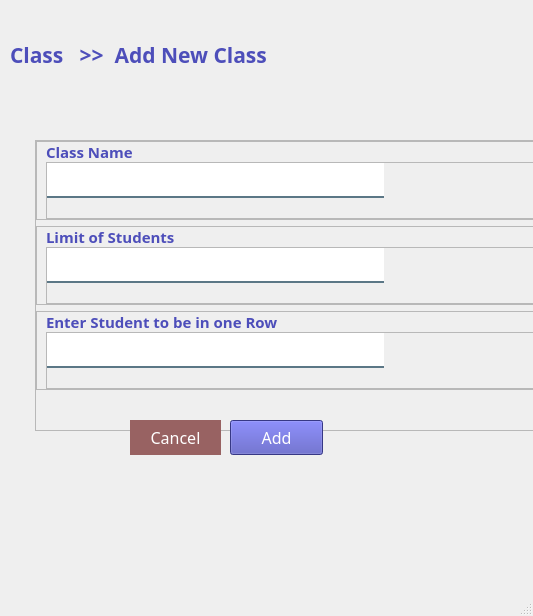
<?xml version="1.0" encoding="UTF-8"?>
<ui version="4.0">
 <class>MainWindow</class>
 <widget class="QMainWindow" name="MainWindow">
  <property name="geometry">
   <rect>
    <x>0</x>
    <y>0</y>
    <width>533</width>
    <height>616</height>
   </rect>
  </property>
  <property name="windowTitle">
   <string>MainWindow</string>
  </property>
  <property name="styleSheet">
   <string notr="true"/>
  </property>
  <widget class="QWidget" name="centralwidget">
   <widget class="QLabel" name="label_65">
    <property name="geometry">
     <rect>
      <x>10</x>
      <y>30</y>
      <width>570</width>
      <height>50</height>
     </rect>
    </property>
    <property name="minimumSize">
     <size>
      <width>570</width>
      <height>50</height>
     </size>
    </property>
    <property name="maximumSize">
     <size>
      <width>570</width>
      <height>50</height>
     </size>
    </property>
    <property name="font">
     <font>
      <family>Century Gothic</family>
      <pointsize>16</pointsize>
      <weight>75</weight>
      <bold>true</bold>
     </font>
    </property>
    <property name="styleSheet">
     <string notr="true">color:#4d4eba</string>
    </property>
    <property name="text">
     <string>Class   &gt;&gt;  Add New Class</string>
    </property>
   </widget>
   <widget class="QFrame" name="frame_5">
    <property name="geometry">
     <rect>
      <x>35</x>
      <y>140</y>
      <width>861</width>
      <height>291</height>
     </rect>
    </property>
    <property name="frameShape">
     <enum>QFrame::StyledPanel</enum>
    </property>
    <property name="frameShadow">
     <enum>QFrame::Raised</enum>
    </property>
    <layout class="QVBoxLayout" name="verticalLayout_4">
     <property name="leftMargin">
      <number>0</number>
     </property>
     <property name="topMargin">
      <number>0</number>
     </property>
     <property name="rightMargin">
      <number>0</number>
     </property>
     <property name="bottomMargin">
      <number>40</number>
     </property>
     <item>
      <widget class="QFrame" name="frame_10">
       <property name="frameShape">
        <enum>QFrame::StyledPanel</enum>
       </property>
       <property name="frameShadow">
        <enum>QFrame::Raised</enum>
       </property>
       <layout class="QVBoxLayout" name="verticalLayout_7">
        <property name="spacing">
         <number>0</number>
        </property>
        <property name="topMargin">
         <number>0</number>
        </property>
        <property name="bottomMargin">
         <number>0</number>
        </property>
        <item>
         <widget class="QLabel" name="label_79">
          <property name="maximumSize">
           <size>
            <width>200</width>
            <height>20</height>
           </size>
          </property>
          <property name="font">
           <font>
            <family>Century Gothic</family>
            <pointsize>11</pointsize>
            <weight>75</weight>
            <bold>true</bold>
           </font>
          </property>
          <property name="styleSheet">
           <string notr="true">color:#4d4eba</string>
          </property>
          <property name="text">
           <string>Class Name</string>
          </property>
         </widget>
        </item>
        <item>
         <widget class="QFrame" name="frame_22">
          <property name="frameShape">
           <enum>QFrame::StyledPanel</enum>
          </property>
          <property name="frameShadow">
           <enum>QFrame::Raised</enum>
          </property>
          <layout class="QVBoxLayout" name="verticalLayout_19">
           <property name="spacing">
            <number>0</number>
           </property>
           <property name="leftMargin">
            <number>0</number>
           </property>
           <property name="topMargin">
            <number>0</number>
           </property>
           <property name="rightMargin">
            <number>500</number>
           </property>
           <property name="bottomMargin">
            <number>0</number>
           </property>
           <item>
            <widget class="QLineEdit" name="txtClassName">
             <property name="minimumSize">
              <size>
               <width>0</width>
               <height>35</height>
              </size>
             </property>
             <property name="font">
              <font>
               <pointsize>12</pointsize>
              </font>
             </property>
             <property name="styleSheet">
              <string notr="true">background-color:white;
border:none;
border-bottom:2px solid rgba(46, 82, 101, 200);
color:black;
padding-bottom:7px;</string>
             </property>
             <property name="placeholderText">
              <string/>
             </property>
            </widget>
           </item>
           <item alignment="Qt::AlignHCenter|Qt::AlignVCenter">
            <widget class="QLabel" name="lblClassNameError">
             <property name="styleSheet">
              <string notr="true">color: rgb(255, 0, 0);</string>
             </property>
             <property name="text">
              <string/>
             </property>
            </widget>
           </item>
          </layout>
         </widget>
        </item>
       </layout>
      </widget>
     </item>
     <item>
      <widget class="QFrame" name="frame_11">
       <property name="frameShape">
        <enum>QFrame::StyledPanel</enum>
       </property>
       <property name="frameShadow">
        <enum>QFrame::Raised</enum>
       </property>
       <layout class="QVBoxLayout" name="verticalLayout_8">
        <property name="spacing">
         <number>0</number>
        </property>
        <property name="topMargin">
         <number>0</number>
        </property>
        <property name="bottomMargin">
         <number>0</number>
        </property>
        <item>
         <widget class="QLabel" name="label_80">
          <property name="maximumSize">
           <size>
            <width>250</width>
            <height>20</height>
           </size>
          </property>
          <property name="font">
           <font>
            <family>Century Gothic</family>
            <pointsize>11</pointsize>
            <weight>75</weight>
            <bold>true</bold>
           </font>
          </property>
          <property name="styleSheet">
           <string notr="true">color:#4d4eba</string>
          </property>
          <property name="text">
           <string>Limit of Students</string>
          </property>
         </widget>
        </item>
        <item>
         <widget class="QFrame" name="frame_25">
          <property name="frameShape">
           <enum>QFrame::StyledPanel</enum>
          </property>
          <property name="frameShadow">
           <enum>QFrame::Raised</enum>
          </property>
          <layout class="QVBoxLayout" name="verticalLayout_22">
           <property name="spacing">
            <number>0</number>
           </property>
           <property name="leftMargin">
            <number>0</number>
           </property>
           <property name="topMargin">
            <number>0</number>
           </property>
           <property name="rightMargin">
            <number>500</number>
           </property>
           <property name="bottomMargin">
            <number>0</number>
           </property>
           <item>
            <widget class="QLineEdit" name="txtClassLimitStudent">
             <property name="minimumSize">
              <size>
               <width>0</width>
               <height>35</height>
              </size>
             </property>
             <property name="font">
              <font>
               <pointsize>12</pointsize>
              </font>
             </property>
             <property name="styleSheet">
              <string notr="true">background-color:white;
border:none;
border-bottom:2px solid rgba(46, 82, 101, 200);
color:black;
padding-bottom:7px;</string>
             </property>
             <property name="inputMethodHints">
              <set>Qt::ImhNone</set>
             </property>
             <property name="placeholderText">
              <string/>
             </property>
            </widget>
           </item>
           <item>
            <widget class="QLabel" name="lblLimitError">
             <property name="styleSheet">
              <string notr="true">color: rgb(255, 0, 0);</string>
             </property>
             <property name="text">
              <string/>
             </property>
            </widget>
           </item>
          </layout>
         </widget>
        </item>
       </layout>
      </widget>
     </item>
     <item>
      <widget class="QFrame" name="frame_12">
       <property name="frameShape">
        <enum>QFrame::StyledPanel</enum>
       </property>
       <property name="frameShadow">
        <enum>QFrame::Raised</enum>
       </property>
       <layout class="QVBoxLayout" name="verticalLayout_9">
        <property name="spacing">
         <number>0</number>
        </property>
        <property name="topMargin">
         <number>0</number>
        </property>
        <property name="bottomMargin">
         <number>0</number>
        </property>
        <item>
         <widget class="QLabel" name="label_81">
          <property name="maximumSize">
           <size>
            <width>450</width>
            <height>20</height>
           </size>
          </property>
          <property name="font">
           <font>
            <family>Century Gothic</family>
            <pointsize>11</pointsize>
            <weight>75</weight>
            <bold>true</bold>
           </font>
          </property>
          <property name="styleSheet">
           <string notr="true">color:#4d4eba</string>
          </property>
          <property name="text">
           <string>Enter Student to be in one Row</string>
          </property>
         </widget>
        </item>
        <item>
         <widget class="QFrame" name="frame_26">
          <property name="frameShape">
           <enum>QFrame::StyledPanel</enum>
          </property>
          <property name="frameShadow">
           <enum>QFrame::Raised</enum>
          </property>
          <layout class="QVBoxLayout" name="verticalLayout_23">
           <property name="spacing">
            <number>0</number>
           </property>
           <property name="leftMargin">
            <number>0</number>
           </property>
           <property name="topMargin">
            <number>0</number>
           </property>
           <property name="rightMargin">
            <number>500</number>
           </property>
           <property name="bottomMargin">
            <number>0</number>
           </property>
           <item>
            <widget class="QLineEdit" name="txtRowsStudent">
             <property name="minimumSize">
              <size>
               <width>0</width>
               <height>35</height>
              </size>
             </property>
             <property name="font">
              <font>
               <pointsize>12</pointsize>
              </font>
             </property>
             <property name="styleSheet">
              <string notr="true">background-color:white;
border:none;
border-bottom:2px solid rgba(46, 82, 101, 200);
color:black;
padding-bottom:7px;</string>
             </property>
             <property name="inputMethodHints">
              <set>Qt::ImhNone</set>
             </property>
             <property name="placeholderText">
              <string/>
             </property>
            </widget>
           </item>
           <item>
            <widget class="QLabel" name="lblLimitError_2">
             <property name="styleSheet">
              <string notr="true">color: rgb(255, 0, 0);</string>
             </property>
             <property name="text">
              <string/>
             </property>
            </widget>
           </item>
          </layout>
         </widget>
        </item>
       </layout>
      </widget>
     </item>
    </layout>
   </widget>
   <widget class="QPushButton" name="btnCancel">
    <property name="geometry">
     <rect>
      <x>130</x>
      <y>420</y>
      <width>91</width>
      <height>35</height>
     </rect>
    </property>
    <property name="minimumSize">
     <size>
      <width>0</width>
      <height>35</height>
     </size>
    </property>
    <property name="maximumSize">
     <size>
      <width>300</width>
      <height>200</height>
     </size>
    </property>
    <property name="font">
     <font>
      <family>Century Gothic</family>
      <pointsize>12</pointsize>
     </font>
    </property>
    <property name="cursor">
     <cursorShape>PointingHandCursor</cursorShape>
    </property>
    <property name="styleSheet">
     <string notr="true">#btnCancel
{

background-color: #986262;
color: white;
border-radius:20px;

}
#btnCancel::hover
{
background-color:#AE4D4D;


}



</string>
    </property>
    <property name="text">
     <string>Cancel</string>
    </property>
   </widget>
   <widget class="QPushButton" name="btnAdd">
    <property name="geometry">
     <rect>
      <x>230</x>
      <y>420</y>
      <width>93</width>
      <height>35</height>
     </rect>
    </property>
    <property name="minimumSize">
     <size>
      <width>0</width>
      <height>35</height>
     </size>
    </property>
    <property name="maximumSize">
     <size>
      <width>300</width>
      <height>250</height>
     </size>
    </property>
    <property name="font">
     <font>
      <family>Century Gothic</family>
      <pointsize>12</pointsize>
     </font>
    </property>
    <property name="cursor">
     <cursorShape>PointingHandCursor</cursorShape>
    </property>
    <property name="styleSheet">
     <string notr="true">#btnAdd
{

background-color: #4d4eba;
color:white;
}
#btnAdd::hover
{
background-color:#6c70ca;
color: white;

}



</string>
    </property>
    <property name="text">
     <string>Add</string>
    </property>
   </widget>
  </widget>
  <widget class="QStatusBar" name="statusbar"/>
 </widget>
 <resources/>
 <connections/>
</ui>
